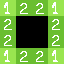

Below is a game level as drawn by its tile map, then a one-line description and the .tmx file that defines it, in full:
An orthogonal 4x4 tile map with 16x16 px tiles, 1 tile layer (set).

<map version="1.8" tiledversion="1.8.2" orientation="orthogonal" renderorder="right-down" width="4" height="4" tilewidth="16" tileheight="16" infinite="0" nextlayerid="6" nextobjectid="1">
 <tileset firstgid="1" source="../spr_test_tileset.tsx" />
 <layer id="1" name="set" width="4" height="4">
  <data encoding="csv">
2,3,3,2,
3,0,0,3,
3,0,0,3,
2,3,3,2
</data>
 </layer>
</map>
